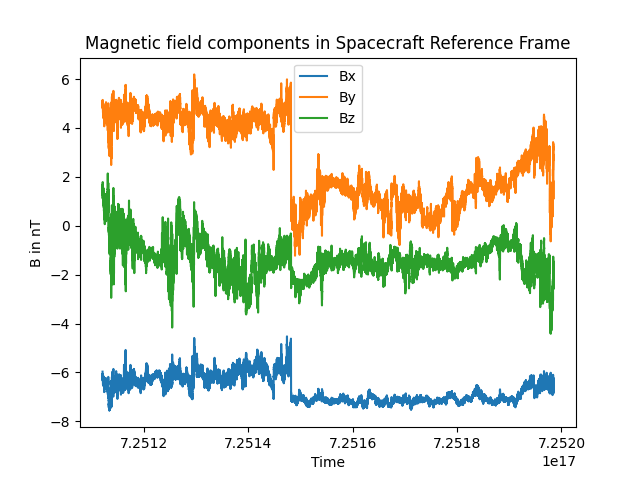

The script that saved this image:
######################################################################
# Author : Lars Berger                                               #
# Date : 23.09.2020                                                  #
#                                                                    #
# Load SOLO/MAG data currently from CDF files provided by Tim H.     #
# directly, later CSV format might/should follow to allow working    #
# without use of a cdf interface                                     #
######################################################################

import numpy as np
import datetime as dt
import os
from cdflib import CDF,cdfepoch
import matplotlib.pyplot as plt

class MAGdata(object):
    def __init__(self, period = (dt.datetime(2022,1,1),dt.datetime(2022,1,2)), mag_path = 'default', frame = 'srf'):
        '''Nutze automatisch Level 2 Daten. Wenn ich einen Tag laden will, muss ich bei period den nächsten Tag als obere Grenze angeben.
        Ich kann angeben, ob ich die Daten im SRF oder in RTN (minütlich oder 8 Hz) laden will ('srf','rtn_min','rtn_8hz').
        Im SRF wird die x-Koordinate unter R, die y-Koordinate unter T und die z-Koordinate unter N gespeichert. Übergebe die Winkel immer
        in Radians an die Funktionen.
        Schreibe Loader so, dass nur einzelne Tage geladen werden können. Das macht das Laden der Flow-Vektoren deutlich einfacher.'''
    
        if mag_path == 'default':
            if frame == 'srf':
                self.path = '/data/projects/solo/mag/l2_soar/srf'
            if frame == 'rtn_min':
                self.path = '/data/projects/solo/mag/l2_soar/rtn_1minute'
            if frame == 'rtn_8hz':
                self.path = '/data/projects/solo/mag/l2_soar/rtn_high_time_res'
        else:
            self.path = mag_path
        self.period = period
        self.frame = frame          
        self.B_R = np.zeros((0))
        self.B_T = np.zeros((0))
        self.B_N = np.zeros((0))
        self.time = []
        self.flow_vector = np.array([[-0.8412,  0.4396,  0.3149], [-0.8743,  0.457,   0.1635], [-0.8862,  0.4632, -0.    ], [-0.8743,  0.457,  -0.1635], [-0.8412,  0.4396, -0.315 ], [-0.7775,  0.5444,  0.3149], [-0.8082,  0.5658,  0.1635], [-0.8191,  0.5736,  0.    ], [-0.8082,  0.5659, -0.1634], [-0.7775,  0.5444, -0.3149], [-0.7008,  0.6401,  0.3149], [-0.7284,  0.6653,  0.1634], [-0.7384,  0.6744, -0.    ], [-0.7285,  0.6653, -0.1635], [-0.7008,  0.6401, -0.315 ]])
        self.pitchangles = []
        self.pitchangles_err = []
        # Blickrichtung der einzelnen Pixel (Phi, Theta) (Wichtig es wird von der Sonne zum Spacecraft geschaut!!!):
        # from where does he have this information?
        self.fov = np.array([[155,24],[155,12],[155,0],[155,-12],[155,-24],[145,24],[145,12],[145,0],[145,-12],[145,-24],[135,24],[135,12],[135,0],[135,-12],[135,-24]])
        # Hier nochmal Blickrichtungen vom Spacecraft zur Sonne:
        fov_rtn = np.array([[-25,24],[-25,12],[-25,0],[-25,-12],[-25,-24],[-35,24],[-35,12],[-35,0],[-35,-12],[-35,-24],[-45,24],[-45,12],[-45,0],[-45,-12],[-45,-24]])
        
        self._load()
        # self._calc_angles()
        self._calc_pw()
        # self._calc_pw_err()
        
    def _load(self):
        d = self.period[0]
        while d < self.period[1]:
            y = d.year
            m = d.month
            dd = d.day
            if self.frame == 'rtn_8hz':
                l = os.listdir(self.path + '/%.4i/'%y)
                l.sort()
                ll = ['solo_L2_mag-rtn-normal_%.4i%.2i%.2i'%(y,m,dd) in s for s in l]
                fname =''
                for i,n in enumerate(ll):
                    if n:
                        fname = self.path + '/%.4i/'%(y) + l[i]

                print(d,fname)
            if self.frame == 'rtn_min':
                l = os.listdir(self.path + '/%.4i/'%y)
                l.sort()
                ll = ['solo_L2_mag-rtn-normal-1-minute_%.4i%.2i%.2i'%(y,m,dd) in s for s in l]
                fname =''
                for i,n in enumerate(ll):
                    if n:
                        fname = self.path + '/%.4i/'%(y) + l[i]

                print(d,fname)
            if self.frame == 'srf':
                l = os.listdir(self.path + '/%.4i/'%y)
                l.sort()
                ll = ['solo_L2_mag-srf-normal_%.4i%.2i%.2i'%(y,m,dd) in s for s in l]
                fname =''
                for i,n in enumerate(ll):
                    if n:
                        fname = self.path + '/%.4i/'%(y) + l[i]

                print(d,fname)
            try:
                dat = CDF(fname)
                t = dat.varget('EPOCH')
                t = cdfepoch.encode_tt2000(t)
                for tt in t:
                    self.time.append(dt.datetime.fromisoformat(str(tt)[:26]))
                    self.time[-1] = self.time[-1].replace(tzinfo = None)
                if self.frame == 'srf':
                    b = dat.varget('B_SRF')
                if self. frame == 'rtn_min' or self.frame == 'rtn_8hz':
                    b = dat.varget('B_RTN')
                self.B_R = np.append(self.B_R,np.array(b[:,0]))
                self.B_T = np.append(self.B_T,np.array(b[:,1]))
                self.B_N = np.append(self.B_N,np.array(b[:,2]))
            except:
                print('No MAG data : ', d)
            d = d + dt.timedelta(days = 1)
        self.time = np.array(self.time).flatten()
        self.B_R = np.array(self.B_R).flatten()
        self.B_T = np.array(self.B_T).flatten()
        self.B_N = np.array(self.B_N).flatten()

    def _calc_angles(self):
        '''Winkel Phi und Theta der Magnetfeldvektoren im Spacecraft-Frame'''
        self.phi = np.arctan2(self.B_T,self.B_R)
        self.theta = np.arctan2(self.B_N,np.sqrt(self.B_T**2+self.B_R**2))
        
    def pw(self,flow,B):
        '''Übergebe den particle flow-Vektor als Geschwindigkeit und den Magnetfeldvektor (am besten in SRF) und berechne die Pitchwinkel über das Skalarprodukt.'''
        len_flow = np.sqrt(flow[0]**2 + flow[1]**2 + flow[2]**2)
        len_B = np.sqrt(B[0]**2 + B[1]**2 + B[2]**2)
        argument = (flow[0]*B[0] + flow[1]*B[1] + flow[2]*B[2])/len_flow/len_B
        result = np.arccos(argument)
        return result
        
    def _calc_pw(self):
        '''Berechne die Pitchwinkel für die Elektronen, welche auf STEP treffen in erster Näherung.
        Dafür wird der Winkel zwischen dem particle flow vector der Pixel und dem Magnetfeld herangezogen.'''
        for i in range(15):
            self.pitchangles.append(self.pw(self.flow_vector[i],np.array([self.B_R,self.B_T,self.B_N])))
        self.pitchangles = np.array(self.pitchangles)
        
        
    def pw_err(self,v_phi,v_theta):
        ''' Implementierung der Fehler der Pitchwinkel. Nehme erstmal an, dass der Fehler des absoluten Feldes von 0.2 nT
        nur in in B_N-Richtung auftritt. Die Magnetfelder sind in nT gegeben.'''
        B_N_err = 0.2
        B_theta_err = 1/(1+self.B_N*self.B_N/(self.B_T*self.B_T+self.B_R*self.B_R)) * 1/np.sqrt(self.B_T*self.B_T+self.B_R*self.B_R) * B_N_err
        v_theta = np.radians(v_theta)
        v_phi = np.radians(v_phi)
        B_theta = np.radians(self.theta)
        B_phi = np.radians(self.phi)
        
        pw_err = np.abs((np.sin(B_phi)*np.sin(v_phi)+np.cos(B_phi)*np.cos(v_phi))*np.cos(v_theta)*np.sin(B_theta)-np.sin(v_theta)*np.cos(B_theta)/np.sqrt(1-(np.sin(v_theta)*np.sin(B_theta)+np.sin(B_phi)*np.sin(v_phi)*np.cos(v_theta)*np.cos(B_theta)+np.cos(B_phi)*np.cos(v_phi)*np.cos(v_theta)*np.cos(B_theta))**2))*B_theta_err
        return pw_err
        
        
    def _calc_pw_err(self):
        '''Berechne die Fehler der Pitchwinkel mittels der Implementierung unter pw_err.''' 
        for i in range(15):
            v_phi = self.fov[i][0]
            v_theta = self.fov[i][1]
            self.pitchangles_err.append(self.pw_err(v_phi,v_theta))
        self.pitchangles_err = np.array(self.pitchangles_err)

    def average_pw(self,period,window_width=5):
        '''Berechnung der gemittelten Pitchwinkel'''
        # Maske, da ich nur die Magnetfelddaten innerhalb von period brauche:
        mask = (self.time > period[0]) * (self.time <= period[1])
        pw = [[] for i in range(15)]
        pw_time = []
        
        i = 0
        while (period[0] + dt.timedelta(minutes=(i+1)*window_width)) <= period[1]:
            pw_time.append(period[0] + dt.timedelta(minutes=(i+0.5)*window_width))
            
            for k in [i for i in range(1,16)]:
                # Mittelung der Pitchwinkel (k-1, da ich keine Zeit im array stehen habe)
                pw_data = self.pitchangles[k-1][mask]
                new_pw = np.sum(pw_data[i*window_width:(i+1)*window_width])/window_width
                pw[k-1].append(new_pw)
            i +=1
        return pw, pw_time
        
        
        
    def step_plot(self,xlabel,ylabel,title):
        '''Erzeugt den bekannten STEP-Plot mit allen 16 Pixeln. Gibt Liste mit axes zurück.'''
        fig = plt.figure(figsize = (15,10))
        fig.subplots_adjust(wspace = 0, hspace = 0)
        ax = []        
        for i in range(16):
            if i == 0:
                ax.append(fig.add_subplot(4,5,3))
            else:
                if i == 1:
                    ax.append(fig.add_subplot(4,5,5+i))
                else:
                    ax.append(fig.add_subplot(4,5,5+i,sharex = ax[1], sharey = ax[1]))              
                if i == 6:
                    ax[i].set_ylabel(ylabel)
                if i == 13:
                    ax[i].set_xlabel(xlabel)
            if i not in [0,1,6,11]:
                for t in ax[i].get_yticklabels():
                    t.set_visible(False)
            if i < 11:
                for t in ax[i].get_xticklabels():
                    t.set_visible(False)
        ax[0].set_title(title)
        return fig, ax
    
    
    def pw_ts_step_plot(self,err=False):
        '''Bei err == True werden Fehler mit dargestellt.'''

        fig, ax = self.step_plot(r'time', r'$\varphi$ [°]', 'Time series of pitch angle from ' + str(self.period[0]) + ' to ' + str(self.period[1]))

        for i in range(1,16):
            if err == True:
                ax[i].errorbar(self.time,np.degrees(self.pitchangles[i-1]),yerr=np.degrees(self.pitchangles_err[-1]),marker='x')
            else:
                ax[i].scatter(self.time,np.degrees(self.pitchangles[i-1]),marker='x')
            ax[i].tick_params(axis='x', labelrotation=90)
        plt.savefig('pw_ts_step_plot.png')
        plt.show()
        
        
    def pw_ts(self,rpath = '',pixel_list = range(16),period=None,window_width=None):
        '''Plottet die Pitchwinkel für alle angegebenen Pixel.'''
        fig, ax = plt.subplots(figsize=(10,6))

        if period != None and window_width == None:
            mask = (self.time >= period[0]) * (self.time < period[1])
            for i in pixel_list:
                ax.plot(self.time[mask],np.degrees(self.pitchangles[i-1][mask]),marker='x',label=f'pixel {i}')
        elif period != None and window_width != None:
            pw, pw_time =self.average_pw(period=period,window_width=window_width)
            for i in pixel_list:
                ax.plot(pw_time,np.degrees(pw[i-1]),marker='x',label=f'pixel {i}')
        else:
            for i in pixel_list:
                ax.plot(self.time,np.degrees(self.pitchangles[i-1]),marker='x',label=f'pixel {i}')

        ax.set_ylabel('pitch angle [°]')
        ax.set_xlabel('time')
        ax.tick_params(axis='x',labelrotation=45)
        plt.title('pitch angle')
        plt.legend()
        plt.savefig('baum.png')


    def mag_ts(self,rpath,period=None):
        '''Plottet das Magnetfeld'''
        fig, ax = plt.subplots(figsize=(10,6))

        if period != None:
            mask = (self.time >= period[0]) * (self.time < period[1])
            ax.plot(self.time[mask],self.B_R[mask],marker='x',label=r'$B_\mathrm{R}$')
            ax.plot(self.time[mask],self.B_T[mask],marker='x',label=r'$B_\mathrm{T}$')
            ax.plot(self.time[mask],self.B_N[mask],marker='x',label=r'$B_\mathrm{N}$')
        else:
            ax.plot(self.time,self.B_R,marker='x',label=r'$B_\mathrm{R}$')
            ax.plot(self.time,self.B_T,marker='x',label=r'$B_\mathrm{T}$')
            ax.plot(self.time,self.B_N,marker='x',label=r'$B_\mathrm{N}$')

        ax.set_ylabel('magnetic field component [nT]')
        ax.set_xlabel('time')
        ax.tick_params(axis='x',labelrotation=45)
        if self.frame == 'srf':
            ayuda = 'SRF'
        if self.frame == 'rtn_min' or self.frame == 'rtn_8hz':
            ayuda = 'RTN'
        plt.title(f'magnetic field in {ayuda}-coordinates')
        plt.legend()
        plt.savefig(rpath)
        
    def srf_ts(self,period,savepath):
        '''time series of magnetic field and pitch angles in srf'''
        mask = (period[0] <= self.time) * (period[1] > self.time)
        
        fig, (ax1, ax2) = plt.subplots(2,1,figsize=(10,10),sharex=True)
        ax1.plot(self.time[mask],self.B_R[mask],label='X')
        ax1.plot(self.time[mask],self.B_T[mask],label='Y')
        ax1.plot(self.time[mask],self.B_N[mask],label='Z')
        ax1.legend()
        ax1.set_ylabel('magnetic field component [nT]')
        ax1.set_title(f'Investigation of Magnetic Field: {period[0]} to {period[1]}')
    
        for i in [1,2,3,4,5]:
            ax2.plot(self.time[mask],np.degrees(self.pitchangles[i-1][mask]),label=f'pixel {i}')
        ax2.legend()
        ax2.set_xlabel('time')
        ax2.set_ylabel('pitch angle [°]')
        ax2.tick_params(axis='x', labelrotation=45)
    
        plt.subplots_adjust(hspace=0.001)
        plt.savefig(savepath)
        plt.close('all')